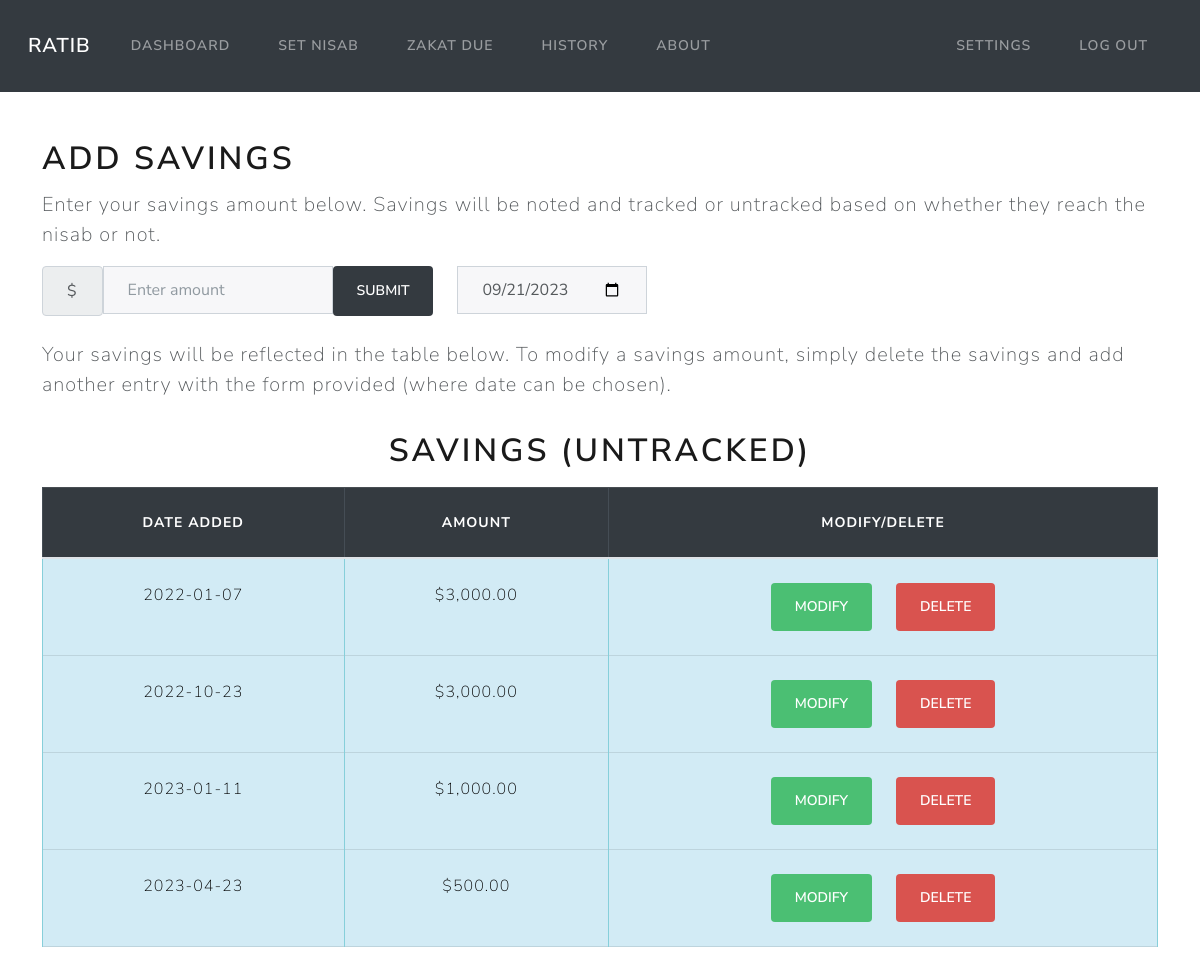
The page /dashboard (signed in) on the database as committed earlier.
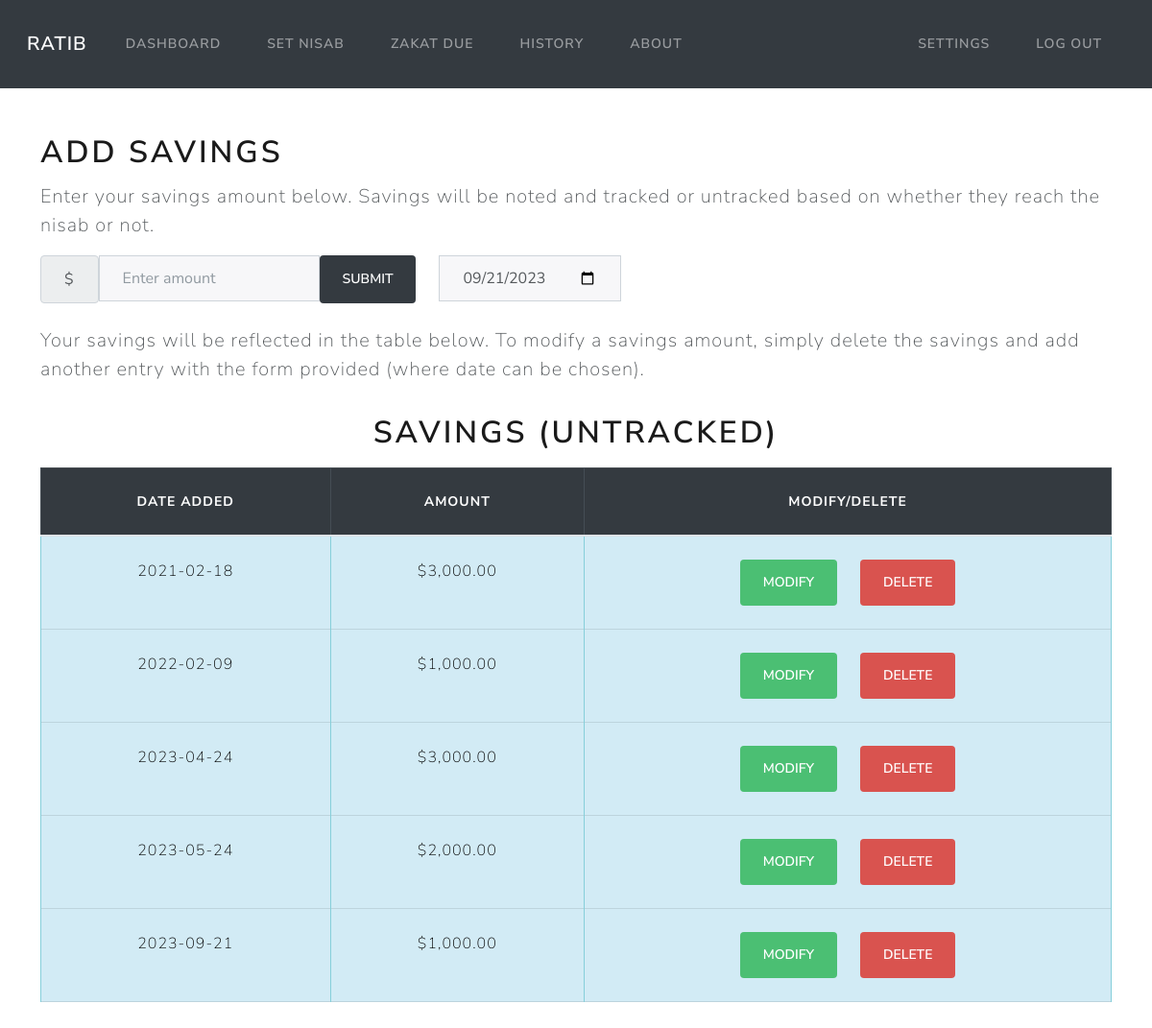
The same page on the database as committed later.
### models.py (models this page shows)
class Untracked_Income(Base):
    __tablename__ = 'untracked_income'
    id = Column(Integer, primary_key=True)
    amount = Column(Numeric(10,2))
    date = Column(DateTime, default=func.now())
    user_id = Column(Integer, ForeignKey('users.id'))
    user = relationship("User", back_populates="untracked_income")

### app.py (the view)
@app.route('/dashboard')
@login_required
def dashboard():
    userid = flasksession.get("user_id")
    incomes = session.query(Income).filter_by(user_id=userid, paid=False).all()
    untracked_incomes = session.query(Untracked_Income).filter_by(user_id=userid).all()
    if incomes:
        return render_template('dashboard.html', incomes=incomes, datetime=datetime)
    elif untracked_incomes:
        return render_template('dashboard.html', untracked_incomes=untracked_incomes, datetime=datetime)
    else:
        return render_template('dashboard.html', datetime=datetime)

### app.py (called while the page is built)
@app.teardown_appcontext
def shutdown_session(exception=None):
    session.remove()

### utils.py (called while the page is built)
def login_required(f):
    @wraps(f)
    def decorated_function(*args, **kwargs):
        if session.get("user_id") is None:
            return redirect("/login")
        return f(*args, **kwargs)
    return decorated_function

def usd(value):
    return f"${value:,.2f}"

### templates/dashboard.html (shortened to what this page needs)
{% extends 'layout.html' %}
{% block content %}
<h1 class="mb-2"> Add Savings </h1>
<p class="fs-4 mt-1 mb-3">
    Enter your savings amount below. Savings will be noted and tracked or untracked based on whether they reach the nisab or not.
</p>
<form class="mb-2" action="/addmoney" method="post">
    <div class="row">
        <div class="form-group col-auto">
            <div class="input-group">
                <span class="input-group-text">$</span>
                <input autocomplete="off" class="form-control mx-auto" type="number" step="0.01" name="income" id="money" placeholder="Enter amount">
                <button class="btn btn-dark" type="submit">Submit</button>
            </div>
        </div>
        <div class="form-group col-auto">
            <div class="input-group datepicker">
                {% set current_date = datetime.strftime(datetime.now(), '%Y-%m-%d') %}
                <input type="date" class="form-control" id="datepicker" name="date" value="{{ current_date }}" required>
            </div>
        </div>
    </div>
</form>
<p class="fs-4 mb-3">
    Your savings will be reflected in the table below. To modify a savings amount, simply delete the
    savings and add another entry with the form provided (where date can be chosen).
</p>
{% if incomes %}
<div class="table-responsive">
    <table class="table table-bordered mt-3" id="income-table">
        <h1 class="mt-3 text-center"> Savings </h1>
        <thead class="table-dark text-center">
                <th>Date added</th>
                <th>Amount</th>
                <th id="due-date-header">Date Due</th>
                <th id="due-amount-header">Due Amount</th>
                <th>Modify/Delete</th>
            </thead>
            <tbody class="table-info text-center">
                {% for income in incomes | sort(attribute='date') %}
                <tr>
                    <td>{{ income.date.date() }}</td>
                    <td>{{ income.amount | usd}}</td>
                    <td>{{ income.due_date.date() }}</td>
                    <td>{{ income.due_amount | usd}}</td>
                    <td class="text-center">
                        <div class="row justify-content-center">
                            <div class="col-auto">
                                <form id="modify-form">
                                    <input type="hidden" name="income_id" class="hidden-field" value='{{ income.id }}'>
                                    <button type="submit" class="btn btn-success" id="modify-button" name="action" value="tracked">Modify</button>
                                </form>
                            </div>
                            <div class="col-auto">
                                <form action="/delete_entry", method="post">
                                    <input type="hidden" name="income_id" class="hidden-field" value='{{ income.id }}'>
                                    <button type="submit" class="btn btn-danger" name="action" value="tracked">Delete</button>
                                </form>
                            </div>
                        </div>
                    </td>
                </tr>
                {% endfor %}
            </tbody>
    </table>
</div>
{% elif untracked_incomes %}
<div class="table-responsive">
    <table class="table table-bordered mt-3" id="untracked-table">
        <h1 class="mt-3 text-center"> Savings (Untracked) </h1>
        <thead class="table-dark text-center">
                <th>Date added</th>
                <th>Amount</th>
                <th>Modify/Delete</th>
            </thead>
            <tbody class="table-info text-center">
                {% for income in untracked_incomes | sort(attribute='date') %}
                <tr>
                    <td>{{ income.date.date() }}</td>
                    <td>{{ income.amount | usd}}</td>
                    <td class="text-center">
                        <div class="row justify-content-center">
                            <div class="col-auto">
                                <form id="modify-form">
                                    <button type="submit" class="btn btn-success" id="modify-button" name="action" value="untracked">Modify</button>
                                </form>
                            </div>
                            <div class="col-auto">
                                <form action="/delete_entry", method="post">
                                    <button type="submit" class="btn btn-danger" name="action" value="untracked">Delete</button>
                                </form>
                            </div>
                        </div>
                    </td>
                </tr>
                {% endfor %}
            </tbody>
    </table>
</div>
{% endif %}
{% endblock %}

### templates/layout.html (shortened to what this page needs)
<!doctype html>
<html lang="en">
<head>
  {% block head %}
  <link rel="stylesheet" href="https://cdn.jsdelivr.net/npm/bootstrap@4.3.1/dist/css/bootstrap.min.css"
>
  <link rel="stylesheet" href="/static/lux.css">
  <link rel="stylesheet" href="/static/styles.css">
  {% endblock %}
</head>
<body>
  <nav class="navbar navbar-expand-md navbar-dark bg-dark mx-auto">
    <div class="container-fluid">
      <a class="navbar-brand ml-3" href="/">Ratib</a>
      <div class="collapse navbar-collapse" id="navbarNav">
        {% if session["user_id"] %}
        <ul class="navbar-nav me-auto">
        <li class="nav-item">
          <a class="nav-link" href="/dashboard">Dashboard</a>
        </li>
        <li class="nav-item">
          <a class="nav-link" href="/nisab">Set Nisab</a>
        </li>
          <li class="nav-item">
            <a class="nav-link" href="/due">Zakat Due</a>
          </li>
          <li class="nav-item">
            <a class="nav-link" href="/history">History</a>
          </li>
          <li class="nav-item">
            <a class="nav-link" href="/guide">About</a>
          </li>
        </ul>
        <ul class="navbar-nav ms-auto">
          <li class="nav-item">
            <a class="nav-link" href="/settings">Settings</a>
          </li>
          <li class="nav-item">
            <a class="nav-link" href="/logout">Log Out</a>
          </li>
        </ul>
        {% endif %}
      </div>
    </div>
  </nav>
  <div id="content">
    <main class="container py-5 text-center">
      <div class="row text-left">
        {% block content %}{% endblock %}
      </div>
    </main>
  </div>
</body>
</html>

Rows that differ between the two databases and show on the page:
changed Untracked_Income (number 1 of 5 on the later page): date "2022-01-07" → "2021-02-18"
changed Untracked_Income (number 2 of 5 on the later page): date "2022-10-23" → "2022-02-09"; amount "$3,000.00" → "$1,000.00"
changed Untracked_Income (number 3 of 5 on the later page): date "2023-01-11" → "2023-04-24"; amount "$1,000.00" → "$3,000.00"
changed Untracked_Income (number 4 of 5 on the later page): date "2023-04-23" → "2023-05-24"; amount "$500.00" → "$2,000.00"
added Untracked_Income: date "2023-09-21", amount "$1,000.00"
